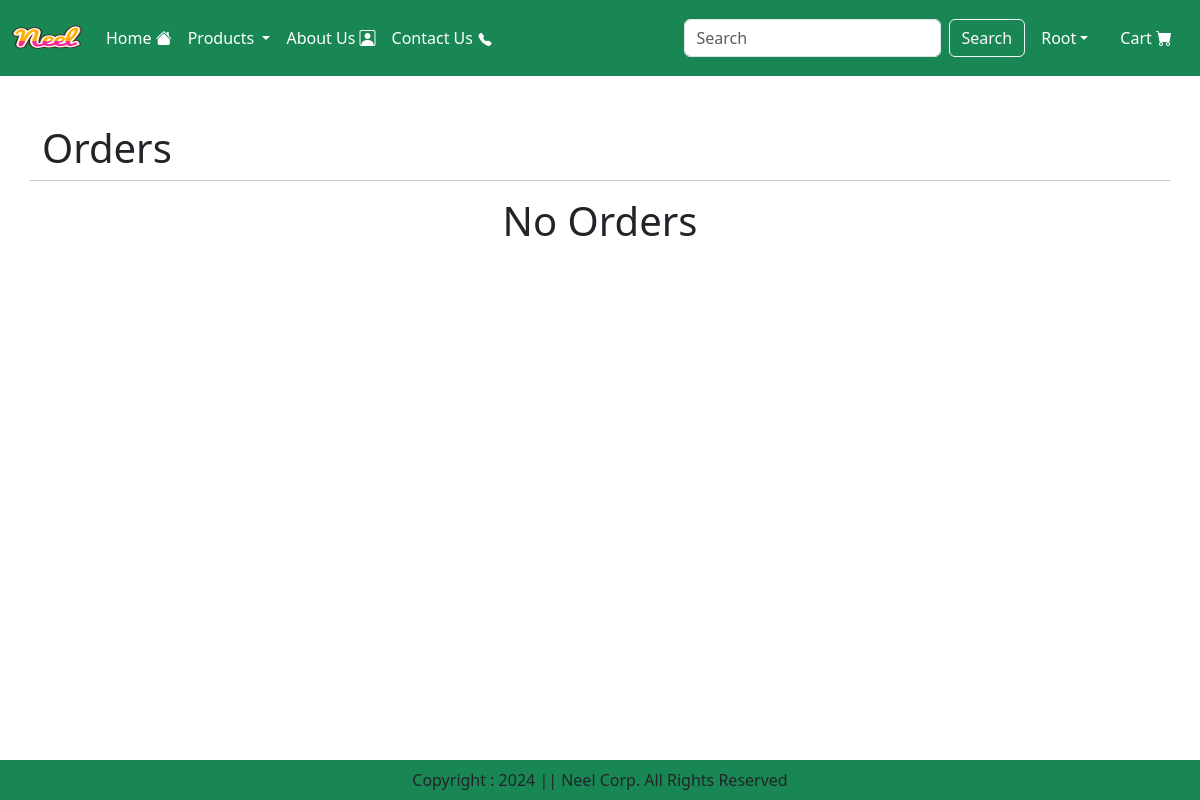
Page /orders/ (signed in) on the earlier database version.
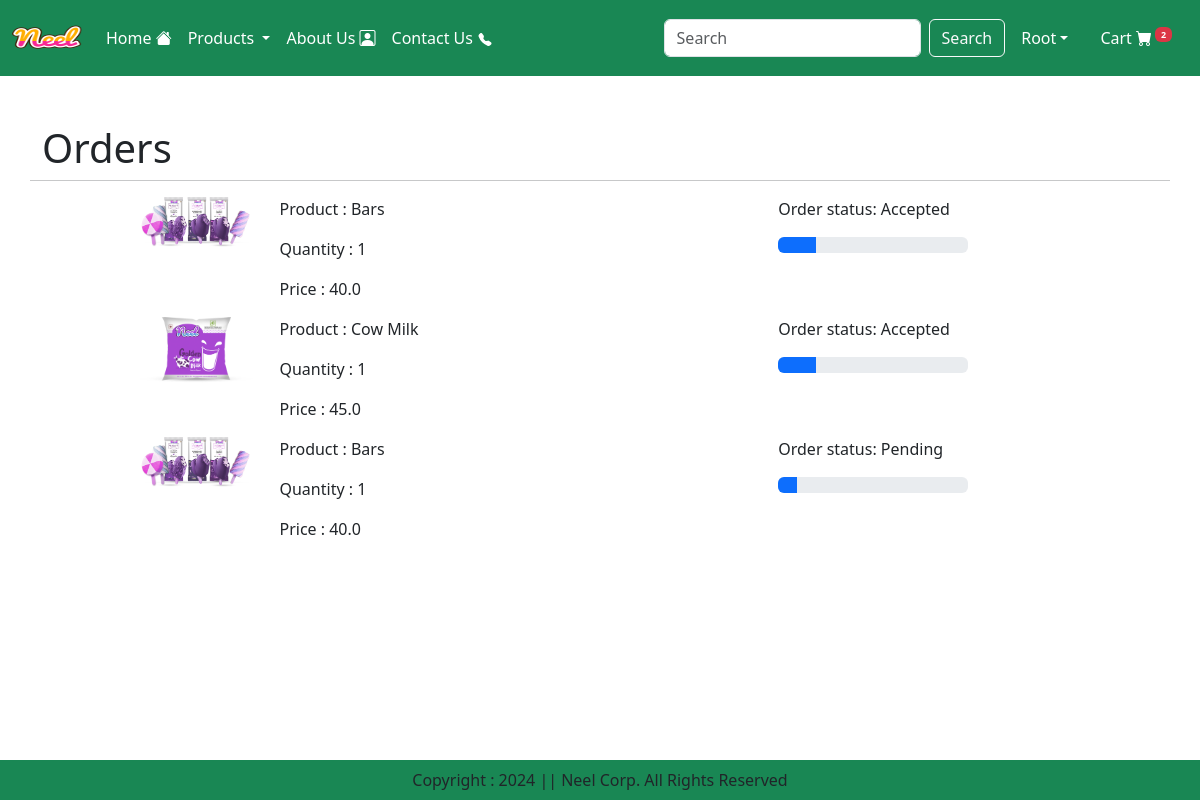
Same page on the later database version.
### app/models.py (models this page shows, shortened)
class OrderPlaced(models.Model):
    user = models.ForeignKey(User,on_delete=models.CASCADE)
    customer = models.ForeignKey(Customer,on_delete=models.CASCADE)
    product = models.ForeignKey(Product,on_delete=models.CASCADE)
    quantity = models.PositiveIntegerField(default=1)
    ordered_date =models.DateTimeField(auto_now_add=True)
    status = models.CharField(max_length=50,choices=STATUS_CHOICES,default='Pending')
    payment = models.ForeignKey(Payment,on_delete=models.CASCADE,default="")
    cust_id = models.PositiveSmallIntegerField()
    @property
    def total_cost(self):
        return self.quantity * self.product.discounted_price

class Product(models.Model):
    title = models.CharField( max_length=100)
    selling_price = models.FloatField()
    discounted_price = models.FloatField()
    description = models.TextField()
    composition = models.TextField()
    prodapp = models.TextField(default='')
    category = models.CharField(choices=CATEGORY_CHOICES, max_length=2)
    product_image = models.ImageField(upload_to='product',null=True)

### app/views.py (the view)
# urls.py: path("orders/",orders,name='orders'),
@login_required
def orders(request):
    cartitem = cart_num(request)
    order_placed = OrderPlaced.objects.filter(user=request.user)
    return render(request,"orders.html",locals())

### app/views.py (called while the page is built)
def cart_num(request)->int:
    if request.user.is_authenticated:
        return  len(Cart.objects.filter(user=request.user))

### app/templates/orders.html (shortened to what this page needs)
{% extends "base.html" %}
{% load static %}
{% block main %}
<div class="container my-5">
    <div class="row">
        <h1>Orders</h1>
        <hr>
        {% if order_placed %}
        <div class="col-sm-9 offset-sm-1">
            {% for op in order_placed %}
            <div class="row">
                <div class="col-sm-2">
                    <img src="{{op.product.product_image.url}}" class="img-fluid" height="200" width="200" alt=""/>
                </div>
                <div class="col-sm-7">
                    <p>Product : {{op.product.title}}</p>
                    <p>Quantity : {{op.quantity}}</p>
                    <p>Price : {{op.total_cost}}</p>
                </div>
                <div class="col-sm-3">
                    <p>Order status: {{op.status}}</p>
                    {% if  op.status == 'Pending' %}
                        <div class="progress">
                            <div class="progress-bar" role="progressbar" style="width: 10%;" aria-valuenow="10" aria-valuemin="0" aria-valuemax="100"></div>
                        </div>
                    {% endif %}
                    {% if  op.status == 'Accepted' %}
                        <div class="progress">
                            <div class="progress-bar" role="progressbar" style="width: 20%;" aria-valuenow="20" aria-valuemin="0" aria-valuemax="100"></div>
                        </div>
                    {% endif %}
                </div>
            </div>
            {% endfor %}
        </div>
        {% else %}
        <h1 class="text-center mb-5">No Orders</h1>
        {% endif %}
    </div>
</div>
{% endblock main %}

### app/templates/base.html (shortened to what this page needs)
{% load static %}
<!DOCTYPE html>
<html lang="en">
  <head>
    <link rel="stylesheet" href="https://cdn.jsdelivr.net/npm/bootstrap-icons@1.11.3/font/bootstrap-icons.min.css">
    <link
      href="https://cdn.jsdelivr.net/npm/bootstrap@5.3.3/dist/css/bootstrap.min.css"
      rel="stylesheet"
    />
    <link rel="stylesheet" href="{% static "css/owl.carousel.min.css" %}">
    <link rel="stylesheet" href="{% static "css/all.min.css" %}">
    <link rel="stylesheet" href="{% static "css/style.css" %}">
  </head>
  <body>
     <nav class="navbar navbar-expand-lg navbar-dark bg-success">
      <div class="container-fluid">
        <a class="navbar-brand" href=""><img src="{% static "images/neel.png" %}" width="70" height="50" alt=""> </a>
        <div class="collapse navbar-collapse" id="navbarSupportedContent">
          <ul class="navbar-nav me-auto mb-2 mb-lg-0">
            <li class="nav-item">
              <a class="nav-link active" aria-current="page" href="/">Home <i class="bi bi-house-fill"></i></a>
            </li>
            <li class="nav-item dropdown ">
              <a class="nav-link dropdown-toggle text-white" href="#" role="button" data-bs-toggle="dropdown" aria-expanded="false">
                Products
              </a>
            </li>
            <li class="nav-item">
              <a class="nav-link text-white" href="{% url 'about'%}"> About Us <i class="bi bi-person-square"></i></a>
            </li>
            <li class="nav-item">
              <a class="nav-link text-white" href="{% url 'contact'%}">Contact Us </a>
            </li>
          </ul>
          <form class="d-flex" role="search" action="/search">
            <input class="form-control me-2" name="search" type="search" placeholder="Search" aria-label="Search">
            <button class="btn btn-outline-light" type="submit">Search</button>
          </form>
        </div>
          <ul class="navbar-nav  me-auto mb-2 mb-lg-0">
            {% if request.user.is_authenticated %}
            <li class="nav-item dropdown mx-2">
              <a class="nav-link dropdown-toggle text-white" href="#" id="profileDropdown" role="button" data-bs-toggle="dropdown"
               aria-expanded="false">{{request.user.username|capfirst}}</a>
            </li>
            <li class="nav-item mx-2">
              <a href="{% url "showcart" %}" class="nav-link text-white">Cart <i class="bi bi-cart-fill"></i>{% if cartitem > 0 %}<sup>
                <span class="badge bg-danger">
                {{cartitem}}
              </span></sup>
              {% endif %}
              </a>
            </li>
            {% endif %}
          </ul>
      </div>
    </nav>
    {% block main %}{% endblock main %}
    <footer class="container-fluid fixed-bottom bg-success text-center p-2 mt-5">
      Copyright : 2024 || Neel Corp. All Rights Reserved
    </footer>
  </body>
</html>

Differences in the rows shown:
added OrderPlaced: product.product_image (picture), product "Bars", quantity "1", total_cost "40.0", status "Accepted"
added OrderPlaced: product.product_image (picture), product "Cow Milk", quantity "1", total_cost "45.0", status "Accepted"
added OrderPlaced: product.product_image (picture), product "Bars", quantity "1", total_cost "40.0", status "Pending"
Other differences:
{{ cartitem }}: (not shown) → "2"
text no longer shown: "No Orders"
